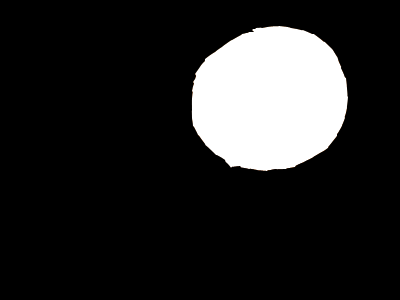
//> input picture imgs/orange_split.bmp, 400 x 300 px
$ ./lab4   (built with g++ and OpenCV 4)
//> lines starting //> are read from the running program, lines starting //| are printed output that depends on the picture; after the words box and inside, x2 and y2 are one past the last pixel; in counts of white or black regions, pixels touching at a corner belong together
// 2023/10/18
// lab4
// 图像特征提取

#include <limits>
#include <opencv2/core.hpp>
#include <opencv2/core/mat.hpp>
#include <opencv2/core/types.hpp>
#include <opencv2/highgui.hpp>
#include <opencv2/imgcodecs.hpp>
#include <opencv2/imgproc.hpp>
#include <opencv2/opencv.hpp>

#include <cassert>
#include <cmath>
#include <fstream>
#include <iostream>
#include <ostream>
#include <string>
#include <vector>

using namespace cv;

// TODO: 重构。在所有的遍历中，不再使用i,j 而是使用 row, col代替
std::vector<Point> MyFindZone(const Mat& img) {
    std::vector<Point> zone;
    for (int row = 0; row < img.rows; row++) {
        for (int col = 0; col < img.cols; col++) {
            // opencv的图片在索引时 使用(row, col)
            if (img.at<uchar>(row, col) == 255) {
                // BUG:
                // 而在表示坐标时，应该是(x, y) = (col, row)
                zone.push_back(Point(col, row));
            }
        }
    }
    return zone;
}

// [5 lines left out: function MyArea, not called in this run]

std::vector<Point> MyFindContour(const Mat& img) {
    std::vector<Point> contour;
    for (int row = 1; row < img.rows - 1; row++) {
        for (int col = 1; col < img.cols - 1; col++) {
            if (img.at<uchar>(row, col) == 255) {
                if (img.at<uchar>(row - 1, col) == 0 ||
                    img.at<uchar>(row + 1, col) == 0 ||
                    img.at<uchar>(row, col - 1) == 0 ||
                    img.at<uchar>(row, col + 1) == 0) {
                    contour.push_back(Point(col, row));
                }
            }
        }
    }
    return contour;
}

// The function iterates over each pixel in the image and checks if it is white
// (255). If it is, the function checks if the pixel is on the edge of the image
// or if any of its neighbors are black (0). If either of these conditions are
// true, the pixel is considered to be part of the perimeter and the perimeter
// counter is incremented.
// [28 lines left out: functions MyPerimeter, MyDiameter, MyThinness, not called in this run]

Point MyCenter(const Mat& img) {
    Point center;
    auto zone = MyFindZone(img);
    double x = 0;
    double y = 0;
    for (const auto& point : zone) {
        x += point.x;
        y += point.y;
    }
    center.x = x / zone.size();
    center.y = y / zone.size();
    return center;
}

struct AspectRatioResult {
    double ratio;
    double radian;
    int max_x;
    int min_x;
    int max_y;
    int min_y;
};

AspectRatioResult MyAspectRatio(const Mat& img) {
    auto contour = MyFindContour(img);
    int min_x = contour[0].x;
    int max_x = contour[0].x;
    int min_y = contour[0].y;
    int max_y = contour[0].y;
    for (const auto& point : contour) {
        if (point.x < min_x) {
            min_x = point.x;
        }
        if (point.x > max_x) {
            max_x = point.x;
        }
        if (point.y < min_y) {
            min_y = point.y;
        }
        if (point.y > max_y) {
            max_y = point.y;
        }
    }
    double aspectRatio = static_cast<double>(max_x - min_x) / (max_y - min_y);
    return AspectRatioResult{
        aspectRatio, 0, max_x, min_x, max_y, min_y,
    };
}

Mat MyRotateMatrix(Point center, double radian) {
    double cos = std::cos(radian);
    double sin = std::sin(radian);
    double x = center.x;
    double y = center.y;
    return (Mat_<double>(3, 3) << cos, sin, (1 - cos) * x - sin * y, -sin, cos,
            sin * x + (1 - cos) * y, 0, 0, 1);
}

Mat MyRotate(const Mat& src, const Mat& rotate_matrix) {
    Mat dest = Mat::zeros(src.size(), src.type());
    for (int row = 0; row < dest.rows; row++) {
        for (int col = 0; col < dest.cols; col++) {
            Mat point = (Mat_<double>(3, 1) << col, row, 1);
            Mat result = rotate_matrix * point;
            int x = result.at<double>(0, 0);
            int y = result.at<double>(1, 0);
            if (x >= 0 && x < dest.cols && y >= 0 && y < dest.rows) {
                dest.at<uchar>(y, x) = src.at<uchar>(row, col);
            }
        }
    }
    return dest;
}

// [22 lines left out: function MyMinAspectRatio, not called in this run]

void MyBinarize(const Mat& src, Mat& dest) {
    dest = src.clone();
    for (int i = 0; i < dest.rows; i++) {
        for (int j = 0; j < dest.cols; j++) {
            if (dest.at<uchar>(i, j) > 0) {
                dest.at<uchar>(i, j) = 255;
            }
        }
    }
}

// [50 lines left out: function main_back, not called in this run]

const char* winname = "rotate";
int angle = 0;

void MyRotateDemo(int, void*) {
    // 读取图片
    const char* filename = "/home/zhangzhong/src/opencv/imgs/orange_split.bmp";
    Mat img = imread(filename, IMREAD_GRAYSCALE);
//> img: 300 rows x 400 cols, CV_8UC1; min 0, max 255, mean 38
    assert(img.data != nullptr);

    // 因为图片并不是二值化的 我们将其进行简单的二值化
    // 只要灰度值大于0，直接标记为255
    MyBinarize(img, img);
//> after the loop in MyBinarize, `for (int i = 0; i < dest.rows; i++)`:
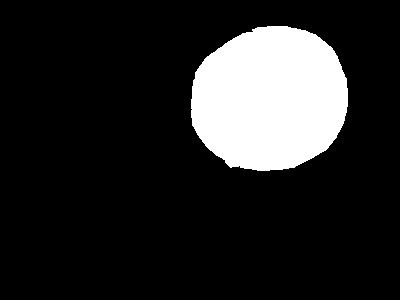
//> dest: 300 rows x 400 cols, CV_8UC1; 15.1% white; 1 white region, box (x1, y1, x2, y2) and area: (191, 26, 348, 171) 18175

    // [6 lines of commented-out code are left out]

    Point center = MyCenter(img);
//> after the loop in MyFindZone, `for (int row = 0; row < img.rows; row++)`: zone = 18175 Points (x, y), first 12: [267, 26], [268, 26], [269, 26], [270, 26], [271, 26], [272, 26], [273, 26], [274, 26], [275, 26], [276, 26], [277, 26], [278, 26]
//> the loop in MyCenter, `for (const auto& point : zone)` made 18175 passes
//> (point, x, y) on passes 2 to 4: (Point(268, 26), 535, 52), (Point(269, 26), 804, 78), (Point(270, 26), 1074, 104)
//> after the loop in MyCenter, `for (const auto& point : zone)`: x = 4897164; y = 1790815
//> in MyCenter, `center.x = x / zone.size();`: center = Point(269, 0)
//> in MyCenter, `center.y = y / zone.size();`: center = Point(269, 98)
//> center = Point(269, 98)
    cv::circle(img, center, 5, Scalar(128));
//> img: 300 rows x 400 cols, CV_8UC1; 28 pixels changed, all inside (x1, y1, x2, y2) = (264, 93, 275, 104)

    double radian = static_cast<double>(angle) * CV_PI / 180.0;
    Mat rotate_matrix = MyRotateMatrix(center, radian);
//> in MyRotateMatrix, `double x = center.x;`: x = 269
//> in MyRotateMatrix, `double y = center.y;`: y = 98
//> rotate_matrix = [[1, 0, 0], [0, 1, 0], [0, 0, 1]]
    // 由于计算误差 会导致旋转之后的图片产生一些空洞
    // 但是应该不影响纵横比的计算
    Mat rotate_img = MyRotate(img, rotate_matrix);
    auto aspect_ratio = MyAspectRatio(rotate_img);
//> after the loop in MyFindContour, `for (int row = 1; row < img.rows - 1; row++)`: contour = 442 Points (x, y), first 12: [267, 26], [268, 26], [269, 26], [270, 26], [271, 26], [272, 26], [273, 26], [274, 26], [275, 26], [276, 26], [277, 26], [278, 26]
//> in MyAspectRatio, `int min_x = contour[0].x;`: min_x = 267
//> in MyAspectRatio, `int min_y = contour[0].y;`: min_y = 26
//> the loop in MyAspectRatio, `for (const auto& point : contour)` made 442 passes
//> (point, min_x) on passes 22, 35, 43, 59: (Point(257, 27), 257), (Point(255, 28), 255), (Point(252, 29), 252), (Point(246, 32), 246)
//> after the loop in MyAspectRatio, `for (const auto& point : contour)`: min_x = 191; max_x = 347; min_y = 26; max_y = 170
//> in MyAspectRatio, `double aspectRatio = static_cast<double>(max_x - min_x) / (max_y - min..`: aspectRatio = 1.08
    // // 最好可以把纵横比的矩形画出来
    cv::rectangle(rotate_img, Point(aspect_ratio.min_x, aspect_ratio.min_y),
                  Point(aspect_ratio.max_x, aspect_ratio.max_y), Scalar(128));
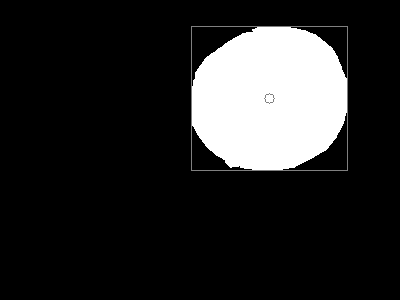
//> rotate_img: 300 rows x 400 cols, CV_8UC1; min 0, max 255, mean 39.1

    imshow("rotate", rotate_img);
}

// 看一下旋转图片的效果
int main(int argc, char* argv[]) {

    cv::namedWindow(winname);
    cv::createTrackbar("angle", winname, &angle, 90, MyRotateDemo);
    MyRotateDemo(0, 0);
    waitKey();
    return 0;
}
